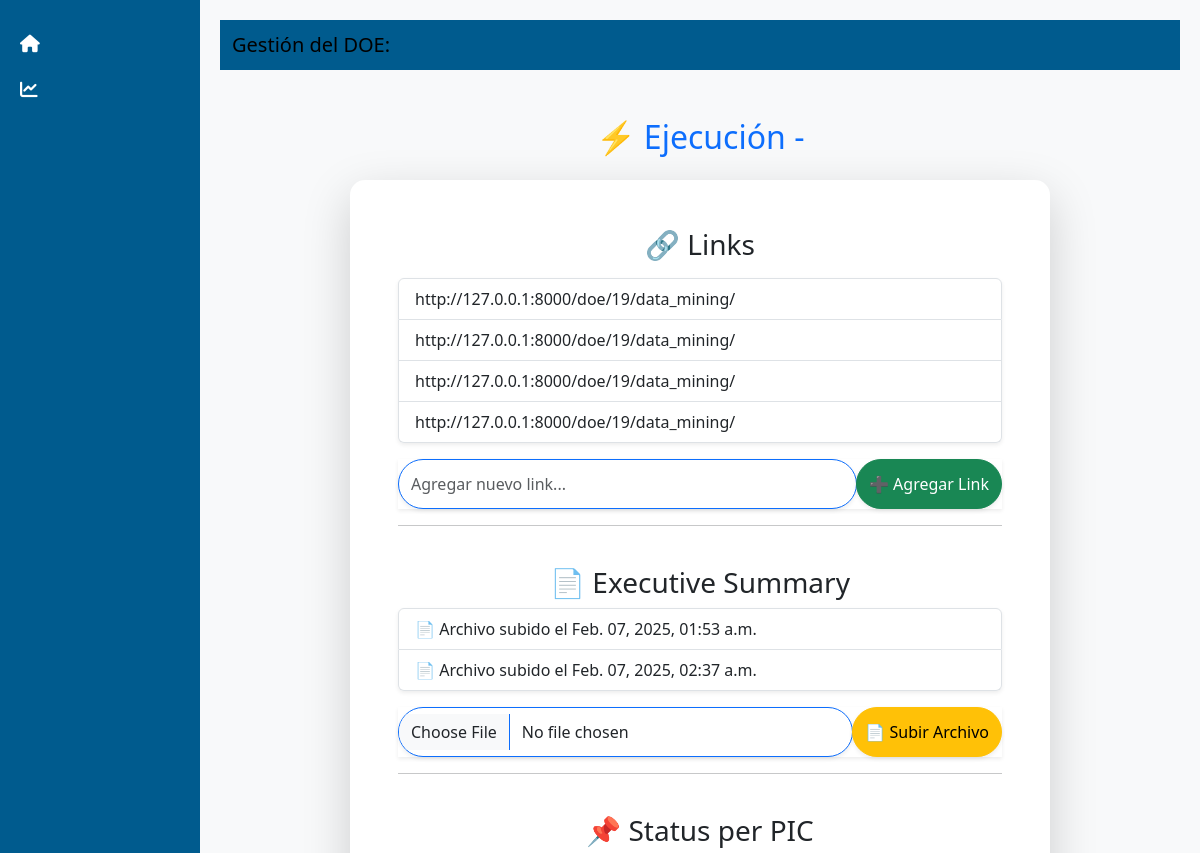
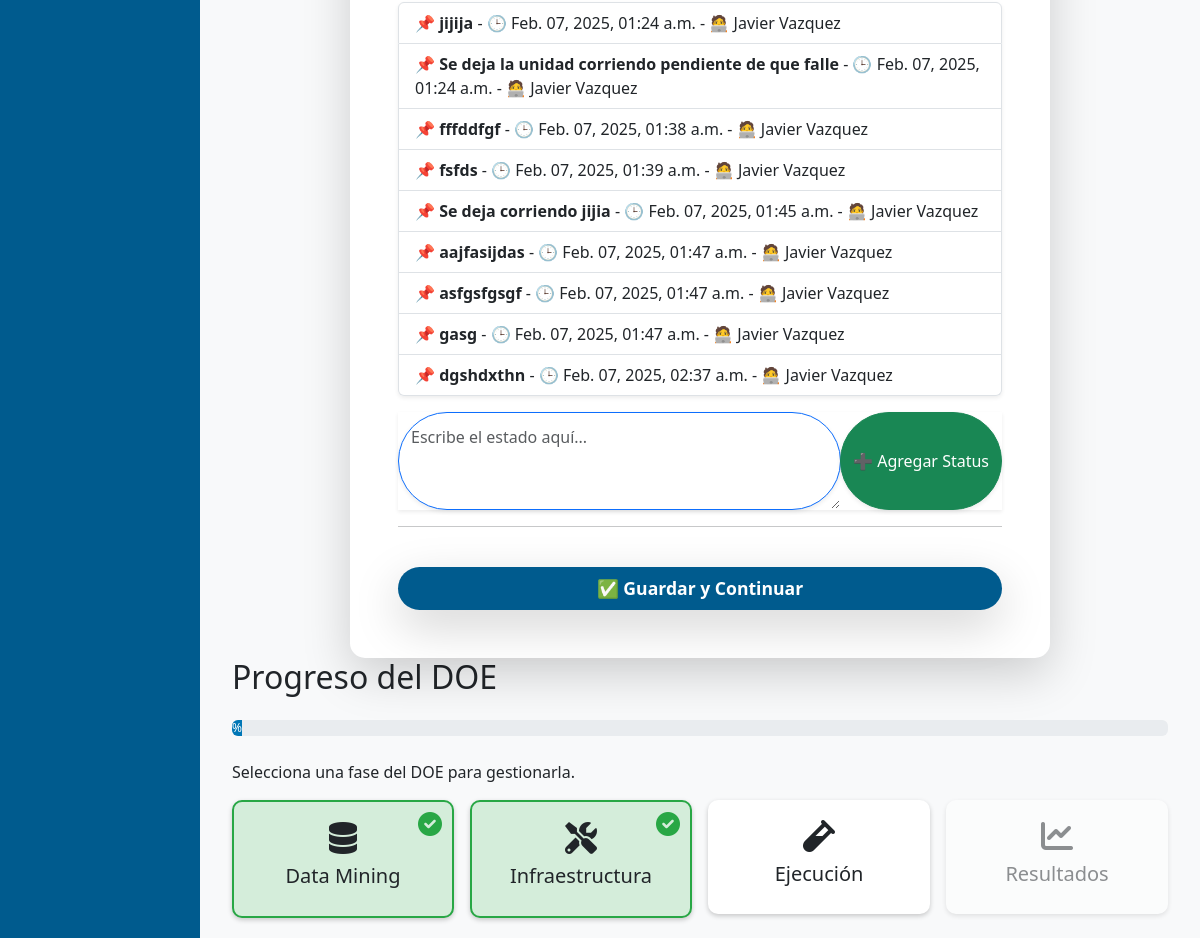
Page /doe/25/ejecucion/ on the committed database (2 pictures, top to bottom).
### app/models.py (models this page shows, shortened)
class ExecutionLink(models.Model):
    execution = models.ForeignKey(Execution, on_delete=models.CASCADE, related_name="links")
    url = models.URLField()
    created_at = models.DateTimeField(auto_now_add=True)

class ExecutiveSummary(models.Model):
    execution = models.ForeignKey(Execution, on_delete=models.CASCADE, related_name="summaries")
    file = models.FileField(upload_to="executive_summaries/")
    uploaded_at = models.DateTimeField(auto_now_add=True)

class Status(models.Model):
    execution = models.ForeignKey(Execution, on_delete=models.CASCADE, related_name="statuses")
    user = models.ForeignKey(settings.AUTH_USER_MODEL, on_delete=models.CASCADE)
    status = models.TextField()
    created_at = models.DateTimeField(auto_now_add=True)

class Usuario(AbstractUser):
    TURNOS = [
        (1, "1er Turno"),
        (2, "2do Turno"),
        (3, "3er Turno"),
        (4, "4to Turno"),
    ]
    turno = models.IntegerField(choices=TURNOS, null=True, blank=True)
    ROLES = [
        ('Jr', 'Ingeniero Jr'),
        ('Sr', 'Ingeniero'),
    ]
    numero_reloj = models.CharField(max_length=10, unique=False)
    nombre = models.CharField(max_length=100)
    rol = models.CharField(max_length=2, choices=ROLES, default='Jr')
    def __str__(self):
        return self.nombre

### app/views.py (the view)
# urls.py: path('doe/<int:doe_id>/ejecucion/', views.fase_ejecucion, name='fase_ejecucion'),
def fase_ejecucion(request, doe_id):
    doe = get_object_or_404(DOE, id=doe_id)
    ejecucion, created = Execution.objects.get_or_create(doe=doe)
    if request.method == "POST":
        print("🚀 Request POST:", request.POST)
        if "save_and_continue" in request.POST:
            ejecucion.save()
            doe.ejecucion_completed = True  # 🔹 Marcar la fase como completada
            doe.save()
            messages.success(request, "Fase de ejecución completada. Avanzando a la siguiente fase.")
            return redirect('fase_result_final', doe_id=doe.id)
        elif "add_link" in request.POST:
            link_form = LinkForm(request.POST)
            if link_form.is_valid():
                link = link_form.save(commit=False)
                link.execution = ejecucion
                link.save()
                messages.success(request, "✅ Link agregado correctamente.")
                return redirect('fase_ejecucion', doe_id=doe.id)
        elif "add_summary" in request.POST:
            summary_form = ExecutiveSummaryForm(request.POST, request.FILES)
            if summary_form.is_valid():
                summary = summary_form.save(commit=False)
                summary.execution = ejecucion
                summary.save()
                messages.success(request, "📄 Archivo subido correctamente.")
                return redirect('fase_ejecucion', doe_id=doe.id)
        elif "add_status" in request.POST:
            status_form = StatusForm(request.POST)
            if status_form.is_valid():
                status = status_form.save(commit=False)
                status.execution = ejecucion
                status.user = request.user if request.user.is_authenticated else None
                status.save()
                messages.success(request, "📌 Status agregado correctamente.")
                return redirect('fase_ejecucion', doe_id=doe.id)
    else:
        link_form = LinkForm()
        summary_form = ExecutiveSummaryForm()
        status_form = StatusForm()
    links = ExecutionLink.objects.filter(execution=ejecucion)
    summaries = ExecutiveSummary.objects.filter(execution=ejecucion)
    statuses = Status.objects.filter(execution=ejecucion)
    return render(request, 'app/fase_ejecucion.html', {
        'doe': doe,
        'ejecucion': ejecucion,
        'link_form': link_form,
        'summary_form': summary_form,
        'status_form': status_form,
        'links': links,
        'summaries': summaries,
        'statuses': statuses,
    })

### app/forms.py
class LinkForm(forms.ModelForm):
    class Meta:
        model = ExecutionLink
        fields = ['url']
        widgets = {
            'url': forms.URLInput(attrs={'class': 'form-control small-input rounded-pill border-primary shadow-sm', 'placeholder': 'Agregar nuevo link...'})
        }

class ExecutiveSummaryForm(forms.ModelForm):
    class Meta:
        model = ExecutiveSummary
        fields = ['file']

### app/templates/app/fase_ejecucion.html (shortened to what this page needs)
{% extends 'app/editar_doe.html' %}
{% load widget_tweaks %}
{% block content %}
<div class="container mt-5">
    <h2 class="mb-4 text-primary text-center">⚡ Ejecución - {{ doe.nombre }}</h2>
    <div class="card p-5 shadow-lg border-0" style="max-width: 700px; margin: auto; background-color: #ffffff; border-radius: 15px;">
        <h3 class="text-center mb-3">🔗 Links</h3>
        <div class="list-group shadow-sm mb-3">
            {% for link in links %}
                <a href="{{ link.url }}" class="list-group-item list-group-item-action" target="_blank">{{ link.url }}</a>
            {% empty %}
                <div class="list-group-item text-muted text-center">❌ No hay links agregados</div>
            {% endfor %}
        </div>
        <form method="post">
            <div class="input-group shadow-sm">
                {{ link_form.url|add_class:"form-control small-input rounded-pill border-primary shadow-sm" }}
                <button type="submit" name="add_link" class="btn btn-success shadow-sm rounded-pill">➕ Agregar Link</button>
            </div>
        </form>
        <hr>
        <h3 class="text-center mt-4">📄 Executive Summary</h3>
        <div class="list-group shadow-sm mb-3">
            {% for summary in summaries %}
                <a href="{{ summary.file.url }}" class="list-group-item list-group-item-action" target="_blank">
                    📄 Archivo subido el {{ summary.uploaded_at|date:"M. d, Y, h:i a" }}
                </a>
            {% empty %}
                <div class="list-group-item text-muted text-center">❌ No hay archivos subidos</div>
            {% endfor %}
        </div>
        <form method="post" enctype="multipart/form-data">
            <div class="input-group shadow-sm">
                {{ summary_form.file|add_class:"form-control small-input rounded-pill border-primary shadow-sm" }}
                <button type="submit" name="add_summary" class="btn btn-warning shadow-sm rounded-pill">📄 Subir Archivo</button>
            </div>
        </form>
        <hr>
        <h3 class="text-center mt-4">📌 Status per PIC</h3>
        <div class="list-group shadow-sm">
            {% for status in statuses %}
                <div class="list-group-item">
                    <strong>📌 {{ status.status }}</strong> - 🕒 {{ status.created_at|date:"M. d, Y, h:i a" }} - 🧑‍💻 {{ status.user }}
                </div>
            {% empty %}
                <div class="list-group-item text-muted text-center">❌ No hay status agregados</div>
            {% endfor %}
        </div>
        <form method="post">
            <div class="input-group shadow-sm mt-3">
                {{ status_form.status|add_class:"form-control small-input rounded-pill border-primary shadow-sm" }}
                <button type="submit" name="add_status" class="btn btn-success shadow-sm rounded-pill">➕ Agregar Status</button>
            </div>
        </form>
        <hr>
        <form method="post">
            <button type="submit" name="save_and_continue" class="btn btn-primary w-100 py-2 rounded-pill shadow-lg mt-4">
                ✅ Guardar y Continuar
            </button>
        </form>
    </div>
</div>
{% endblock %}

### app/templates/app/editar_doe.html (style rules this page uses)
body { background-color: #f8f9fa; display: flex; min-height: 100vh; }

### app/templates/app/fase_ejecucion.html (style rules this page uses)
.small-input { font-size: 1rem; padding: 12px; border-radius: 10px; transition: all 0.3s ease-in-out; }
.btn-primary { background-color: #005b8e; border: none; border-radius: 12px; padding: 12px; font-weight: bold; font-size: 1.1rem; }
.card { transition: transform 0.3s ease-in-out; }

### rows in the picture
ExecutionLink: url "http://127.0.0.1:8000/doe/19/data_mining/"
ExecutionLink: url "http://127.0.0.1:8000/doe/19/data_mining/"
ExecutionLink: url "http://127.0.0.1:8000/doe/19/data_mining/"
ExecutionLink: url "http://127.0.0.1:8000/doe/19/data_mining/"
ExecutiveSummary: uploaded_at "Feb. 07, 2025, 01:53 a.m."
ExecutiveSummary: uploaded_at "Feb. 07, 2025, 02:37 a.m."
Status: status "jijija", created_at "Feb. 07, 2025, 01:24 a.m.", user "Javier Vazquez"
Status: status "Se deja la unidad corriendo pendiente de que falle", created_at "Feb. 07, 2025, 01:24 a.m.", user "Javier Vazquez"
Status: status "fffddfgf", created_at "Feb. 07, 2025, 01:38 a.m.", user "Javier Vazquez"
Status: status "fsfds", created_at "Feb. 07, 2025, 01:39 a.m.", user "Javier Vazquez"
Status: status "Se deja corriendo jijia", created_at "Feb. 07, 2025, 01:45 a.m.", user "Javier Vazquez"
Status: status "aajfasijdas", created_at "Feb. 07, 2025, 01:47 a.m.", user "Javier Vazquez"
Status: status "asfgsfgsgf", created_at "Feb. 07, 2025, 01:47 a.m.", user "Javier Vazquez"
Status: status "gasg", created_at "Feb. 07, 2025, 01:47 a.m.", user "Javier Vazquez"
Status: status "dgshdxthn", created_at "Feb. 07, 2025, 02:37 a.m.", user "Javier Vazquez"
